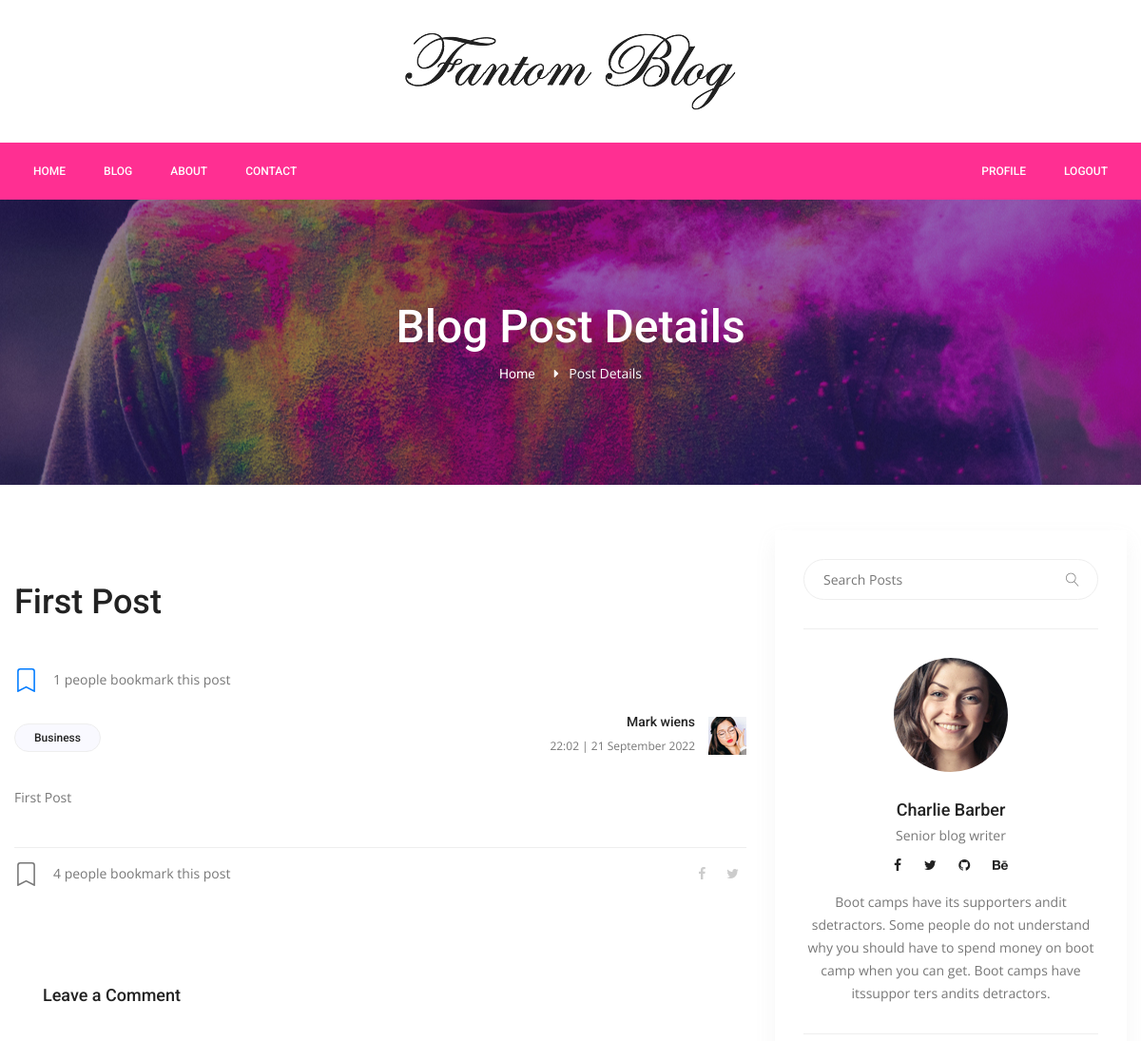
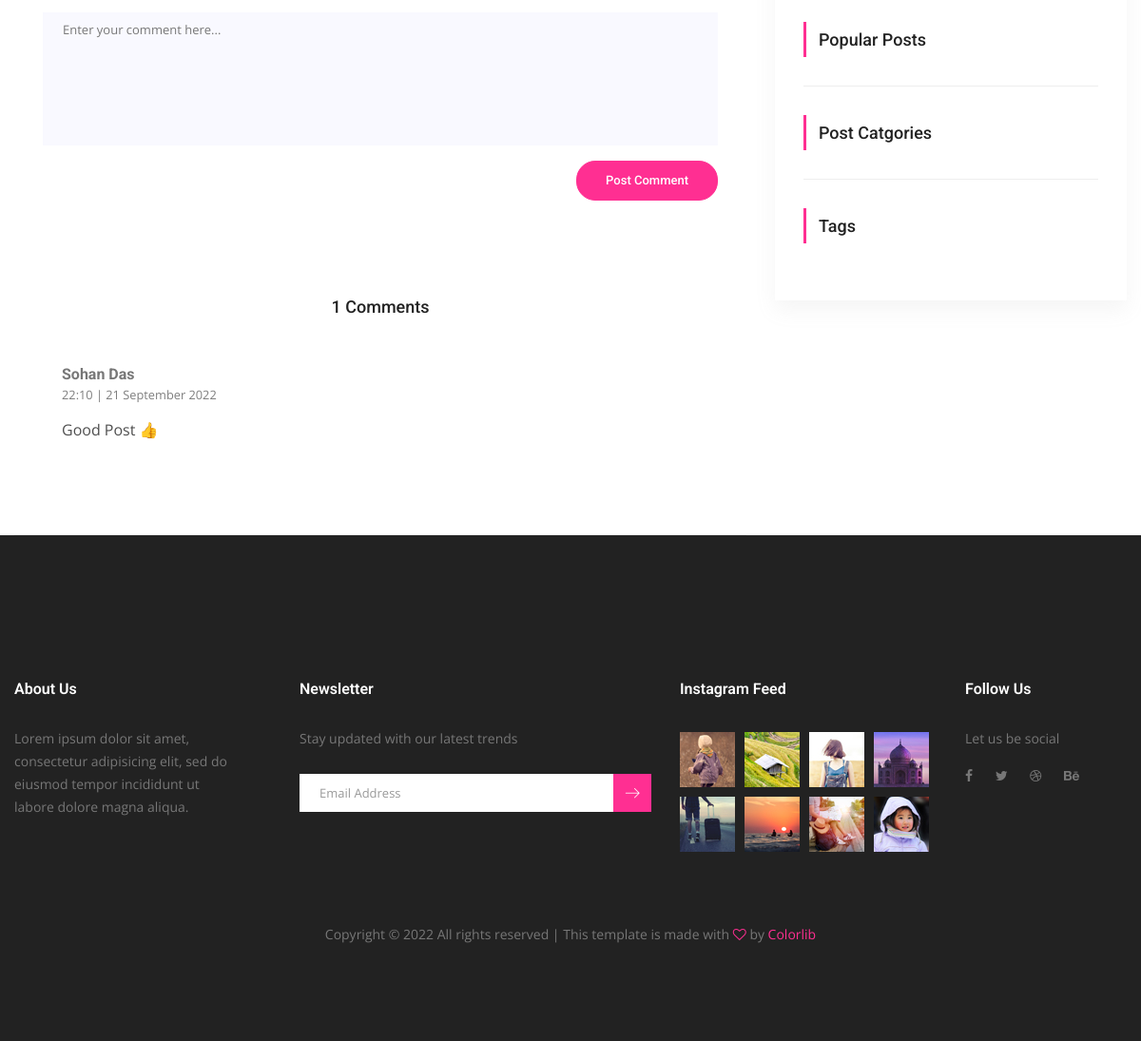
The app's page /post-detail/1 (signed in) with its own data (2 pictures, top to bottom).
### server.py (models this page shows)
class Post(db.Model):
    __tablename__ = "posts"
    id = db.Column(db.Integer, primary_key=True)
    title = db.Column(db.String(500), unique=True, nullable=False)
    subtitle = db.Column(db.String(500), nullable=False)
    description = db.Column(db.Text, nullable=False)
    image_url = db.Column(db.String(500), nullable=False)
    category = db.Column(db.String(250), nullable=False)
    tags = db.Column(db.String(500), nullable=False)
    total_view = db.Column(db.Integer, nullable=False)
    created_date = db.Column(db.String(250), nullable=False)
    updated_date = db.Column(db.String(250), nullable=False)
    post_info = db.relationship("Bookmark", back_populates="post")
    comment_post_info = db.relationship("Comment", back_populates="post")

class Comment(db.Model):
    __tablename__ = "comments"
    id = db.Column(db.Integer, primary_key=True)
    text_comment = db.Column(db.Text, nullable=False)
    date_comment = db.Column(db.String(250), default=dt.now().strftime("%H:%M | %d %B %Y"), nullable=False)
    user_id = db.Column(db.Integer, ForeignKey('users.id'))
    user = db.relationship("User", back_populates="comment_info")
    post_id = db.Column(db.Integer, ForeignKey('posts.id'))
    post = db.relationship("Post", back_populates="comment_post_info")

class User(UserMixin, db.Model):
    __tablename__ = 'users'
    id = db.Column(db.Integer, primary_key=True)
    firstName = db.Column(db.String(250), nullable=False)
    lastName = db.Column(db.String(250), nullable=False)
    email = db.Column(db.String(250), unique=True, nullable=False)
    phone = db.Column(db.String(15), unique=True, nullable=False)
    password = db.Column(db.String(250), nullable=False)
    admin = db.Column(db.Boolean, default=False, nullable=False)
    secret_key = db.Column(db.String(250), default=uuid.uuid4().hex, nullable=False)
    profile_image = db.Column(db.String(500), nullable=False)
    created_date = db.Column(db.String(250), nullable=False)
    last_login = db.Column(db.String(250), nullable=False)
    active = db.Column(db.Boolean, default=True, nullable=False)
    contacts_info = db.relationship("Contact", back_populates="user")
    bookmark_info = db.relationship("Bookmark", back_populates="user")
    comment_info = db.relationship("Comment", back_populates="user")

### server.py (the view, shortened to what this page needs)
@app.route("/post-detail/<int:post_id>", methods=["GET","POST"])
def post_detail(post_id):
    post = Post.query.get(post_id)
    post.total_view += 1
    db.session.add(post)
    db.session.commit()
    search = request.args.get("search")
    if search != None:
        search_posts = Post.query.filter(Post.title.contains(search)).all()
        return render_template("blog/pages/search.html", path=request.path, posts=search_posts, sidebar=sidebar, logged_in=current_user.is_authenticated)
    category = request.args.get("category")
    if category != None:
        category_posts = Post.query.filter_by(category=category).all()
        return render_template("blog/pages/search.html", path=request.path, posts=category_posts, sidebar=sidebar, logged_in=current_user.is_authenticated)
    query_tag = request.args.get("tag")
    saved = True
    total_bookmark = None
    if current_user.is_authenticated == True:
        bookmark = Bookmark.query.filter_by(user_id=current_user.id, post_id=post.id).first()
        if bookmark == None:
            saved = False
        count_bookmark = Bookmark.query.filter_by(post_id=post_id).all()
        total_bookmark = len(count_bookmark)
    comments = Comment.query.order_by(Comment.date_comment).filter_by(post_id=post_id).all()
    return render_template("blog/pages/post-detail.html", post=post, sidebar=sidebar, logged_in=current_user.is_authenticated, saved=saved, total_bookmark=total_bookmark, comments=comments, total_comments=len(comments), user=current_user)

### templates/blog/pages/post-detail.html (shortened to what this page needs)
{% extends "blog/layouts/base.html" %}
{% block content %}
<section class="banner_area">
  <div class="banner_inner d-flex align-items-center">
    <div
      class="overlay bg-parallax"
      data-stellar-ratio="0.9"
      data-stellar-vertical-offset="0"
      data-background=""
    ></div>
    <div class="container">
      <div class="banner_content text-center">
        <h2>Blog Post Details</h2>
        <div class="page_link">
          <a href="{{ url_for('home') }}">Home</a>
          <span style="color: white">Post Details</span>
        </div>
      </div>
    </div>
  </div>
</section>
<section class="blog_area pt-5 single-post-area">
  <div class="container">
    <div class="row">
      <div class="col-lg-8">
        <div class="main_blog_details">
          <a href="#"><h4>{{ post.title }}</h4></a>
          <div class="post-bookmark">
            <div>
              <a href="{{ url_for('bookmark', post_id=post.id) }}">
              </a>
            </div>
            <div>{{ total_bookmark }} people bookmark this post</div>
          </div>
          <div class="user_details">
            <div class="float-left">
              <a href="#">{{ post.category }}</a>
            </div>
            <div class="float-right">
              <div class="media">
                <div class="media-body">
                  <h5>Mark wiens</h5>
                  <p>{{ post.updated_date }}</p>
                </div>
                <div class="d-flex">
                  <img
                    src="{{ url_for('static', filename='img/blog/user-img.jpg') }}"
                    alt=""
                  />
                </div>
              </div>
            </div>
          </div>
          <div class="post-desc-img">{{ post.description | safe }}</div>
          <div class="news_d_footer">
            <div class="footer-post-bookmark">
              <div class="pb-icon">
                <a href="#">
                </a>
              </div>
              <div class="pb-title">4 people bookmark this post</div>
            </div>
            <div class="news_socail ml-auto">
              <a href="#"><i class="fa fa-facebook"></i></a>
              <a href="#"><i class="fa fa-twitter"></i></a>
            </div>
          </div>
        </div>
        <div class="comment-form">
          <h4>Leave a Comment</h4>
          <form method="POST">
            <div class="form-group">
              <textarea
                class="form-control mb-10"
                rows="5"
                name="comment"
                placeholder="Enter your comment here..."
              ></textarea>
            </div>
            <button type="submit" class="primary-btn submit_btn">
              Post Comment
            </button>
          </form>
        </div>
        <div class="comments-area">
          <h4>{{ total_comments }} Comments</h4>
          <div class="comment-list">
            {% for comment in comments %}
            <div
              class="single-comment justify-content-between d-flex"
              style="margin: 2rem 0 3rem"
            >
              <div class="user justify-content-between d-flex">
                <div class="desc">
                  <h5>
                    {{ comment.user.firstName }} {{ comment.user.lastName }}
                  </h5>
                  <p
                    class="date"
                    style="color: rgb(126, 126, 126); font-size: 0.8rem"
                  >
                    {{ comment.date_comment }}
                  </p>
                  <p
                    class="comment"
                    style="color: rgb(78, 78, 78); font-size: 1rem"
                  >
                    {{ comment.text_comment }}
                  </p>
                </div>
              </div>
            </div>
            {% endfor %}
          </div>
        </div>
      </div>
      <div class="col-lg-4">{% include 'blog/include/sidebar.html' %}</div>
    </div>
  </div>
</section>
{% endblock %}

### records on screen
Post: title "First Post", category "Business", updated_date "22:02 | 21 September 2022", description "First Post"
Comment: user.firstName "Sohan", user.lastName "Das", date_comment "22:10 | 21 September 2022", text_comment "Good Post 👍"

### other values on screen
{{ total_bookmark }} "1"
{{ total_comments }} "1"
